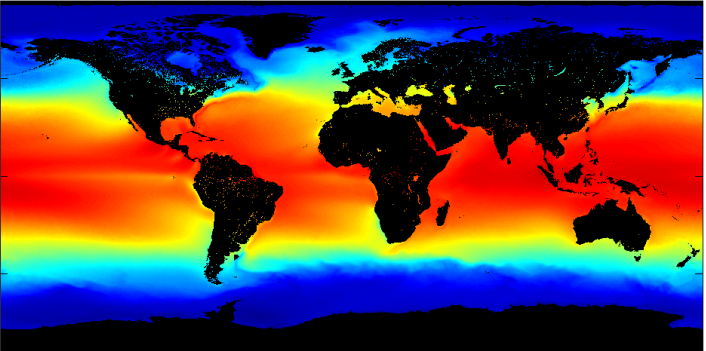
#> input picture SeaSurfaceTemp.png, 706 x 351 px, found by its file name
$ jupyter execute --allow-errors Image-Compression-Methods-Comparison.ipynb
#> lines starting #> are read from the running program, lines starting #| are printed output that depends on the picture
#**Program to Compare Performance of Various Image Compression Methods**

[cell 1]
# Importing necessary libraries
import cv2  # OpenCV for image processing
import numpy as np  # Numerical operations for array manipulation
import matplotlib.pyplot as plt  # For displaying images and visualizations
import heapq  # For Huffman coding
import os
from PIL import Image  # For handling image formats
from io import BytesIO
from sklearn.metrics import mean_squared_error
import zlib  # For Run-Length Encoding (RLE)
import matplotlib
from scipy import ndimage

##**Helper functions for each compression method**

###**1. Huffman Coding**

[cell 2]
# Huffman encoding implementation to compress an image
def huffman_encoding(image):
    # Flatten the image to 1D array
    image_flat = image.flatten()

    # Frequency distribution of pixel values
    freq_dict = {i: np.sum(image_flat == i) for i in range(256)}

    # Build a priority queue
    heap = [[weight, [char, ""]] for char, weight in freq_dict.items()]
    heapq.heapify(heap)

    # Build the Huffman Tree
    while len(heap) > 1:
        lo = heapq.heappop(heap)
        hi = heapq.heappop(heap)
        for pair in lo[1:]:
            pair[1] = '0' + pair[1]
        for pair in hi[1:]:
            pair[1] = '1' + pair[1]
        heapq.heappush(heap, [lo[0] + hi[0]] + lo[1:] + hi[1:])

    # Retrieve the codes
    huffman_dict = sorted(heap[0][1:], key=lambda p: (len(p[-1]), p))
    return huffman_dict

## 2. **Run-Length Encoding (RLE)**

[cell 3]
# Run-Length Encoding compression method
def run_length_encoding(image):
    pixels = image.flatten()
    encoding = []
    prev_pixel = pixels[0]
    count = 1

    for pixel in pixels[1:]:
        if pixel == prev_pixel:
            count += 1
        else:
            encoding.append((prev_pixel, count))
            prev_pixel = pixel
            count = 1
    encoding.append((prev_pixel, count))  # Append the last pixel sequence
    return encoding

## 3. **Lempel-Ziv-Welch (LZW)**

[cell 4]
def lzw_encoding(image):
    # Flatten the image into a 1D array
    pixels = image.flatten()
    dictionary = {tuple([i]): i for i in range(256)}  # Initialize the dictionary with all grayscale values
    current_string = [pixels[0]]
    compressed_data = []
    code = 256  # Start assigning new codes from 256

    for pixel in pixels[1:]:
        current_string_with_pixel = tuple(current_string + [pixel])  # Convert to a hashable type (tuple)
        if current_string_with_pixel in dictionary:
            current_string = list(current_string_with_pixel)  # Continue building the current string
        else:
            compressed_data.append(dictionary[tuple(current_string)])  # Append the code for the current string
            dictionary[current_string_with_pixel] = code  # Add new entry to the dictionary
            code += 1
            current_string = [pixel]  # Reset current string

    # Add the last string to the compressed data
    compressed_data.append(dictionary[tuple(current_string)])

    return compressed_data, dictionary

## 5. **PNG Compression**

[cell 5]
# PNG compression using OpenCV (lossless)
def png_compression(image):
    result, encoded_img = cv2.imencode('.png', image, [cv2.IMWRITE_PNG_COMPRESSION, 9])
    compressed_image = cv2.imdecode(encoded_img, 1)
    return compressed_image

## 6. **WebP Compression**

[cell 6]
# WebP compression (lossy or lossless)
def webp_compression(image, quality=90):
    result, encoded_img = cv2.imencode('.webp', image, [cv2.IMWRITE_WEBP_QUALITY, quality])
    compressed_image = cv2.imdecode(encoded_img, 1)
    return compressed_image

## 7. **JPEG2000 Compression**

[cell 7]
# JPEG2000 compression using OpenCV (lossy and lossless)
def jpeg2000_compression(image):
    result, encoded_img = cv2.imencode('.jp2', image, [cv2.IMWRITE_JPEG2000_COMPRESSION_X1000, 10])
    compressed_image = cv2.imdecode(encoded_img, 1)
    return compressed_image

## 8. **Bitplane Slicing**

[cell 8]
def bitplane_slicing(image):
    # Convert image to binary representation
    rows, cols = image.shape
    image_bin = np.unpackbits(image.astype(np.uint8).reshape(-1, 1), axis=1)  # Binary representation of each pixel
    image_bin = image_bin.reshape(rows, cols, 8)  # Reshape back to (rows, cols, 8-bit planes)

    # Extract individual bitplanes
    bit_planes = [image_bin[:, :, i] for i in range(8)]
    return bit_planes

[cell 9]
# Load an example image
image_path = '/content/SeaSurfaceTemp.png'  # Update the path to your image
image = cv2.imread(image_path, cv2.IMREAD_GRAYSCALE)
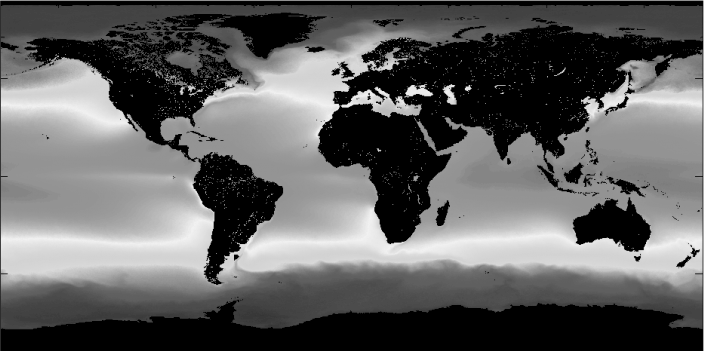
#> image: shape (351, 706); min 0, max 255, mean 97.5
print(image.shape)
#| (351, 706)

[cell 10]
# Apply each compression method to the image
huffman_codes = huffman_encoding(image)
#> in huffman_encoding, `freq_dict = {i: np.sum(image_flat == i) for i in range(256)}`: freq_dict = 256 items
#> the loop in huffman_encoding, `while len(heap) > 1:` made 255 passes
#> hi on passes 5 to 7: [0, [8, '']], [0, [9, '']], [0, [10, '']]
#> after the loop in huffman_encoding, `while len(heap) > 1:`: pair = [0, '11']
#> in huffman_encoding, `huffman_dict = sorted(heap[0][1:], key=lambda p: (len(p[-1]), p))`: huffman_dict = 256 items, first 6: [0, '11'], [66, '01110'], [147, '01011'], [148, '01111'], [68, '101111'], [74, '000001']
#> huffman_codes has the same summary as huffman_dict in huffman_encoding
rle_encoded = run_length_encoding(image)
#> in run_length_encoding, `prev_pixel = pixels[0]`: prev_pixel = 159
#> the loop in run_length_encoding, `for pixel in pixels[1:]:` made 247805 passes
#> prev_pixel on pass 1: 144
#> after the loop in run_length_encoding, `for pixel in pixels[1:]:`: encoding = 92126 items
#> rle_encoded = 92127 items
lzw_compressed = lzw_encoding(image)
#> in lzw_encoding, `current_string = [pixels[0]]`: current_string = [159]
#> the loop in lzw_encoding, `for pixel in pixels[1:]:` made 247805 passes
#> (current_string_with_pixel, current_string) on passes 1, 2, 4, 7, 11, 16, 22, 29, 37, 46: ((159, 144), [144]), ((144, 144), [144]), ((144, 144, 144), [144]), ((144, 144, 144, 144), [144]), ((144, 144, 144, 144, 144), [144]), ((144, 144, 144, 144, 144, 144), [144]), ((144, 144, 144, 144, 144, 144, 144), [144]), ((144, 144, 144, 144, 144, 144, 144, 144), [144]), ((144, 144, 144, 144, 144, 144, 144, 144, 144), [144]), ((144, 144, 144, 144, 144, 144, 144, 144, 144, 144), [144])
#> current_string on passes 3, 5, 6, 8, 9, 10: [144, 144], [144, 144], [144, 144, 144], [144, 144], [144, 144, 144], [144, 144, 144, 144]
#> after the loop in lzw_encoding, `for pixel in pixels[1:]:`: code = 50157; compressed_data = 49901 items; dictionary = 50157 items
#> (the rest of this cell did not finish here and is left out)

#> in jpeg2000_compression, `result, encoded_img = cv2.imencode('.jp2', image, [cv2.IMWRITE_JPEG200..`: encoded_img = ()
png_compressed = png_compression(image)
webp_compressed = webp_compression(image)
jpeg2000_compressed = jpeg2000_compression(image)
bitplanes = bitplane_slicing(image)
